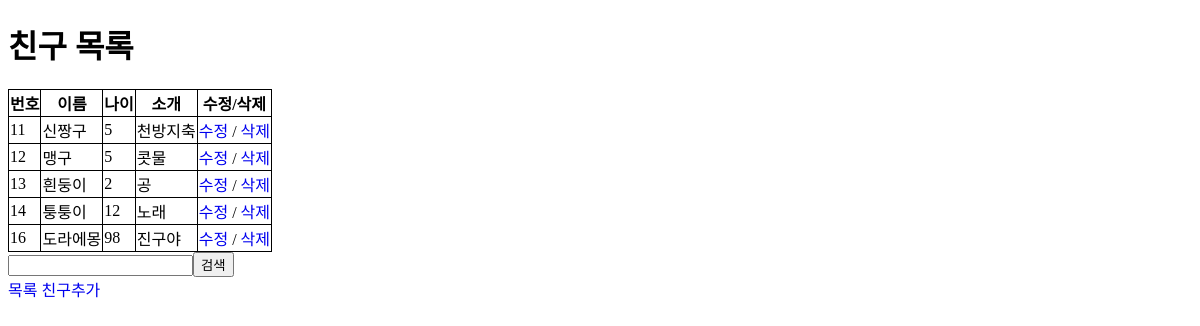
Screenshot of /friend/show_all/ with the database file from the repository.
### friend/models.py (models this page shows)
class Friend(models.Model): #(상속받고 싶은 클래스 이름)
    friend_name = models.CharField(max_length = 10)
    friend_age = models.IntegerField()
    friend_bigo = models.TextField(null = True, blank = True)

### friend/views.py (the view)
# urls.py: path('show_all/', views.show_all),
def show_all(request):
    fList = Friend.objects.all()
    context = {
        'fList' : fList
    }
    return render(request, 'friend/friend_list.html', context)

### friend/templates/friend/friend_list.html (shortened to what this page needs)
<!DOCTYPE html>
<html lang="kor">
  <head>
    {% load static %} <link rel = "stylesheet" href="{% static 'style.css' %}"
  </head>
  <body>
    <h1>친구 목록</h1>
    <table>
      <tr>
        <th>번호</th>
        <th>이름</th>
        <th>나이</th>
        <th>소개</th>
        <th>수정/삭제</th>
      </tr>
      {% for friend in fList %}
      <tr>
        <td>{{friend.id}}</td>
        <td>{{friend.friend_name}}</td>
        <td>{{friend.friend_age}}</td>
        <td>{{friend.friend_bigo}}</td>
        <td>
          <a href="../update_friend/{{friend.id}}">수정</a> /
          <a href="../delete_friend/{{friend.id}}/">삭제</a>
        </td>
      </tr>
      {% endfor %}
    </table>
    <form action="../search_name/" method="post">
      <input type="text" name="search_name" /><input
        type="submit"
        value="검색"
      />
    </form>
    <a href="../../friend/">목록</a>
    <a href="../../friend/add_friend">친구추가</a>
  </body>
</html>

### friend/static/style.css (style rules this page uses)
table, tr, th, td { border-collapse: collapse; border: 1px solid black; }
a { text-decoration: none; }

### rows the page displays
Friend: id "11", friend_name "신짱구", friend_age "5", friend_bigo "천방지축"
Friend: id "12", friend_name "맹구", friend_age "5", friend_bigo "콧물"
Friend: id "13", friend_name "흰둥이", friend_age "2", friend_bigo "공"
Friend: id "14", friend_name "퉁퉁이", friend_age "12", friend_bigo "노래"
Friend: id "16", friend_name "도라에몽", friend_age "98", friend_bigo "진구야"
